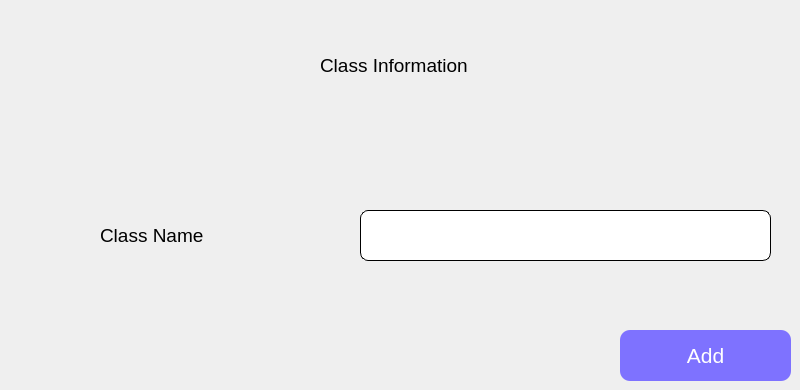
             <widget class="QWidget" name="class_add">
              <widget class="QPushButton" name="class_add_btn">
               <property name="enabled">
                <bool>true</bool>
               </property>
               <property name="geometry">
                <rect>
                 <x>620</x>
                 <y>330</y>
                 <width>171</width>
                 <height>51</height>
                </rect>
               </property>
               <property name="font">
                <font>
                 <pointsize>16</pointsize>
                </font>
               </property>
               <property name="styleSheet">
                <string notr="true">background-color: rgb(126, 114, 255);
color: rgb(255, 255, 255);
border-radius : 10;</string>
               </property>
               <property name="text">
                <string>Add</string>
               </property>
               <property name="icon">
                <iconset>
                 <normaloff>icons/save.png</normaloff>icons/save.png</iconset>
               </property>
               <property name="iconSize">
                <size>
                 <width>50</width>
                 <height>50</height>
                </size>
               </property>
              </widget>
              <widget class="QLabel" name="label_184">
               <property name="geometry">
                <rect>
                 <x>320</x>
                 <y>50</y>
                 <width>271</width>
                 <height>31</height>
                </rect>
               </property>
               <property name="font">
                <font>
                 <pointsize>14</pointsize>
                </font>
               </property>
               <property name="text">
                <string>Class Information</string>
               </property>
              </widget>
              <widget class="QLineEdit" name="class_name_entry">
               <property name="geometry">
                <rect>
                 <x>360</x>
                 <y>210</y>
                 <width>411</width>
                 <height>51</height>
                </rect>
               </property>
               <property name="font">
                <font>
                 <pointsize>12</pointsize>
                </font>
               </property>
               <property name="styleSheet">
                <string notr="true">background-color: rgb(255, 255, 255);
border-radius : 8px;
border-color: rgb(0, 0, 0);
border: 1px solid black
</string>
               </property>
              </widget>
              <widget class="QLabel" name="label_187">
               <property name="geometry">
                <rect>
                 <x>100</x>
                 <y>220</y>
                 <width>211</width>
                 <height>31</height>
                </rect>
               </property>
               <property name="font">
                <font>
                 <pointsize>14</pointsize>
                </font>
               </property>
               <property name="text">
                <string>Class Name</string>
               </property>
              </widget>
             </widget>
